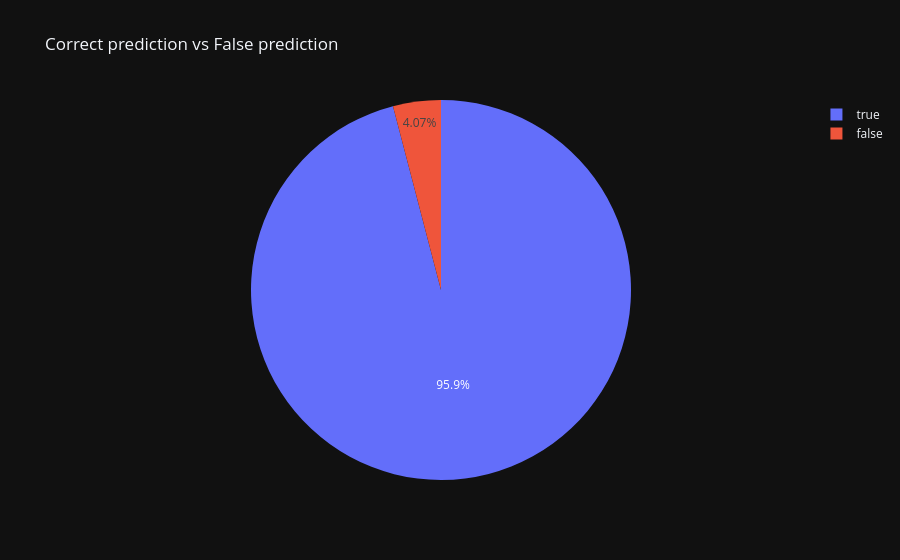

Notebook code cell kept with this figure:
### Code cell
# Подсчет количества True/False в столбце correctPred
counts = df_test['correctPred'].value_counts()

# Создаем датафрейм с этими данными
data = pd.DataFrame({
    'prediction': counts.index,
    'count': counts.values
})

# Строим sunburst
fig = px.pie(data, names='prediction', values='count', title='Correct prediction vs False prediction')
fig.show()

### Figure 1 — Plotly figure (JSON) as saved in the notebook; plotly's stock layout.template omitted (floating-point values rounded to 4 significant figures)
{"data": [{"domain": {"x": [0.0, 1.0], "y": [0.0, 1.0]}, "hovertemplate": "prediction=%{label}<br>count=%{value}<extra></extra>", "labels": [true, false], "legendgroup": "", "name": "", "showlegend": true, "values": [1439, 61], "type": "pie"}], "layout": {"legend": {"tracegroupgap": 0}, "title": {"text": "Correct prediction vs False prediction"}}}
